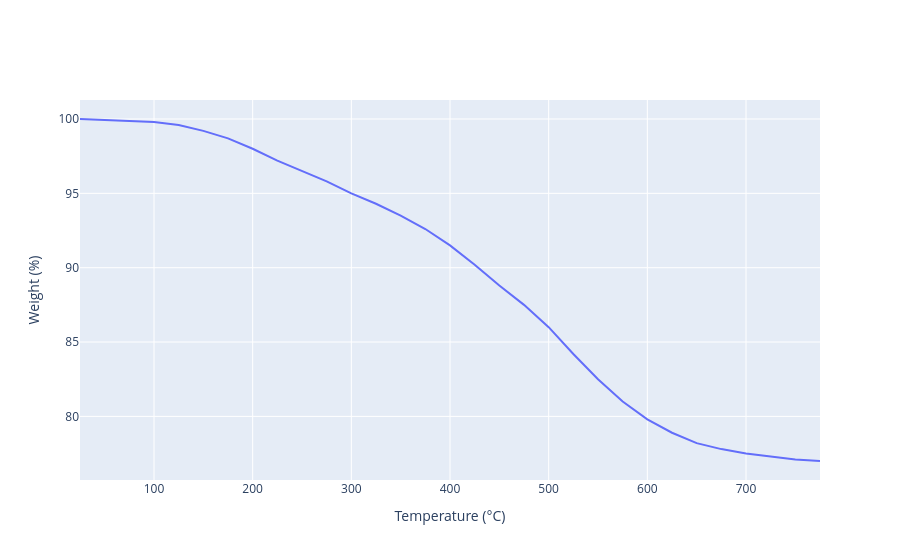

Notebook code cell kept with this figure:
### Code cell
# plot using different backends
from exptoolkit.plotter import plot_xy

# Matplotlib
try:
    import matplotlib.pyplot as plt
except ImportError:
    print('failed to import matplotlib. skipping.')
else:
    fig, ax = plt.subplots()
    plot_xy(normdata, ax, 'temperature', 'weight', yunit='%')
    plt.show()

# Plotly
try:
    from plotly import graph_objects as go
except ImportError:
    print('failed to import plotly. skipping')
else:
    fig = go.Figure()
    plot_xy(normdata, fig, 'temperature', 'weight', yunit='%')
    fig.show()

# OpenPyXl
try:
    from openpyxl import Workbook
    from openpyxl.chart import ScatterChart
except ImportError:
    print('failed to import openpyxl. skipping')
else:
    wb = Workbook()
    ws = wb.active
    chart = ScatterChart()
    plot_xy(normdata, (ws, chart), 'temperature', 'weight', label='my TGA data', yunit='%')
    ws.add_chart(chart, "A10")
    wb.save('tga_plot.xlsx')

### Figure 1 — Plotly figure (JSON) as saved in the notebook; plotly's stock layout.template omitted (floating-point values rounded to 4 significant figures)
{"data": [{"mode": "lines", "type": "scatter", "x": [25.0, 50.0, 75.0, 100.0, 125.0, 150.0, 175.0, 200.0, 225.0, 250.0, 275.0, 300.0, 325.0, 350.0, 375.0, 400.0, 425.0, 450.0, 475.0, 500.0, 525.0, 550.0, 575.0, 600.0, 625.0, 650.0, 675.0, 700.0, 725.0, 750.0, 775.0], "y": [100.0, 99.95, 99.9, 99.8, 99.6, 99.2, 98.7, 98.0, 97.2, 96.5, 95.8, 95.0, 94.3, 93.5, 92.6, 91.5, 90.2, 88.8, 87.5, 86.0, 84.2, 82.5, 81.0, 79.8, 78.9, 78.2, 77.8, 77.5, 77.3, 77.1, 77.0]}], "layout": {"xaxis": {"title": {"text": "Temperature (°C)"}}, "yaxis": {"title": {"text": "Weight (%)"}}}}
